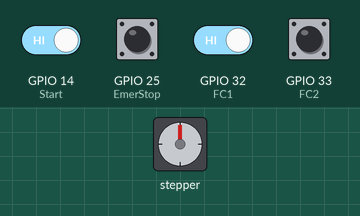
Recording of a program running on a simulated ESP32. Parts: stepper motor. Wiring (inferred from the names in the program): stepper motor (2048 steps per turn assumed): coils GPIO 23, GPIO 22, GPIO 21, GPIO 19. The inputs (shaded band) are chosen by the test bench; at power-on: GPIO 14 (Start), GPIO 25 (EmerStop), GPIO 32 (FC1), GPIO 33 (FC2) HIGH. What the program prints to the serial monitor is not drawn.

Above: at 2.8 s.
2.9 s: GPIO 14 (Start) driven LOW and GPIO 32 (FC1) driven LOW
At 4.97 s:
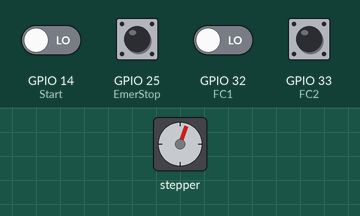
5.9 s: GPIO 14 (Start) driven HIGH
At 6.5 s:
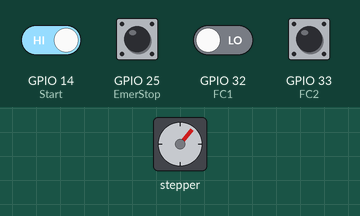
8.9 s: GPIO 14 (Start) driven LOW
11.9 s: GPIO 14 (Start) driven HIGH
14.9 s: GPIO 25 (EmerStop) pulled LOW for 1 s
At 14.9 s:
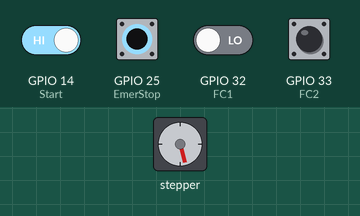
Timing chart, 0 to 17.9 s (numbered marks = the images above; inputs shaded):
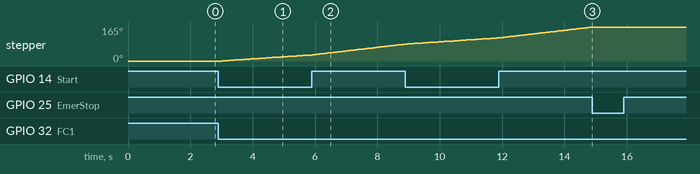

Measured:
- after the input at 2.9 s, stepper: keeps turning clockwise at about 10°/s, starting after 0.12 s
- after the input at 14.9 s, stepper: stops changing and stays 165°

The program:

main.cpp
```cpp
#include <Arduino.h>
// Botones
const int EmerStop = 25;   // Boton asociado al botón de emergencia
int Start = 14; //Boton de Inicio
bool Empezar = false;

// Botones/Finales de Carrera
int FC1 = 32;
int FC2 = 33;

// Banderas de los Finales de Carrera
bool FC1Tocado = false;
bool FC2Tocado = false;

// Pines de Control de Driver
int pin1 = 23;
int pin2 = 22;
int pin3 = 21;
int pin4 = 19;

// Define la secuencia de pasos para un motor bipolar
int steps[4][4] = {
  {1, 0, 1, 0}, // Paso 1
  {0, 1, 1, 0}, // Paso 2
  {0, 1, 0, 1}, // Paso 3
  {1, 0, 0, 1}  // Paso 4
};

// Defino mis funciones
void IRAM_ATTR StartHorario();
void IRAM_ATTR StartAntihorario();
void stepMotor(int step);
void stepMotorReverse(int step);
void moveHorario(int frecuencia);
void moveAntihorario(int frecuencia);
void IRAM_ATTR StopEmer();

void setup() {
  pinMode(FC1, INPUT_PULLUP);
  pinMode(FC2, INPUT_PULLUP);
  pinMode(EmerStop, INPUT_PULLUP);
  pinMode(pin1, OUTPUT);
  pinMode(pin2, OUTPUT);
  pinMode(pin3, OUTPUT);
  pinMode(pin4, OUTPUT);

  attachInterrupt(FC1, StartHorario, FALLING);  //Pin asociado, Funcion asociada y Modo
  attachInterrupt(FC2, StartAntihorario, FALLING);
  attachInterrupt(EmerStop, StopEmer, FALLING);
}

void loop() {
  if(digitalRead(Start)== LOW){
    delay(30);
    Empezar = true;
    FC1 = true;
    FC2= false;
  }
  if (Empezar){
    if (FC1Tocado) {
      moveHorario(10);
    } else if (FC2Tocado) {
      moveAntihorario(10);
    }
  }
  }

void IRAM_ATTR StartHorario() {
  FC1Tocado = true;
  FC2Tocado = false;
}

void IRAM_ATTR StartAntihorario() {
  FC1Tocado = false;
  FC2Tocado = true;
}

void IRAM_ATTR StopEmer() {
  while(FC2 == HIGH){
    moveAntihorario(10);
  }
  Empezar = false;
  Serial.print("Parada de Emergencia activado");
}

void moveHorario(int frecuencia) {
  for (int i = 0; i < 4; i++) {
    stepMotor(i);
    delay(frecuencia); // Ajusta la velocidad del motor
  }
}

void moveAntihorario(int frecuencia) {
  for (int i = 0; i < 4; i++) {
    stepMotorReverse(i);
    delay(frecuencia); // Ajusta la velocidad del motor
  }
}

void stepMotor(int step) {
  digitalWrite(pin1, steps[step][0]);
  digitalWrite(pin2, steps[step][1]);
  digitalWrite(pin3, steps[step][2]);
  digitalWrite(pin4, steps[step][3]);
}

void stepMotorReverse(int step) {
  digitalWrite(pin1, steps[3 - step][0]);
  digitalWrite(pin2, steps[3 - step][1]);
  digitalWrite(pin3, steps[3 - step][2]);
  digitalWrite(pin4, steps[3 - step][3]);
}
```
